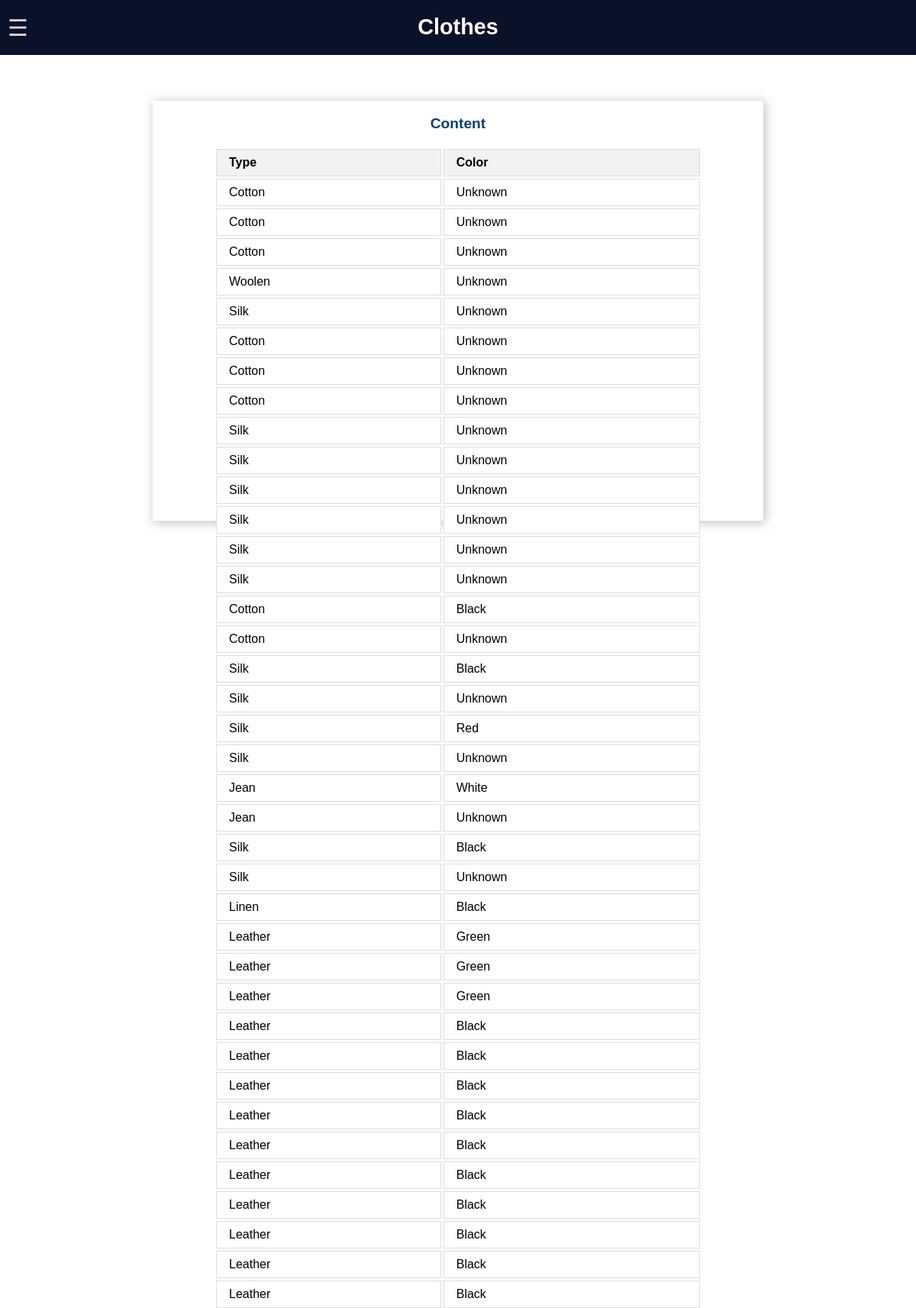
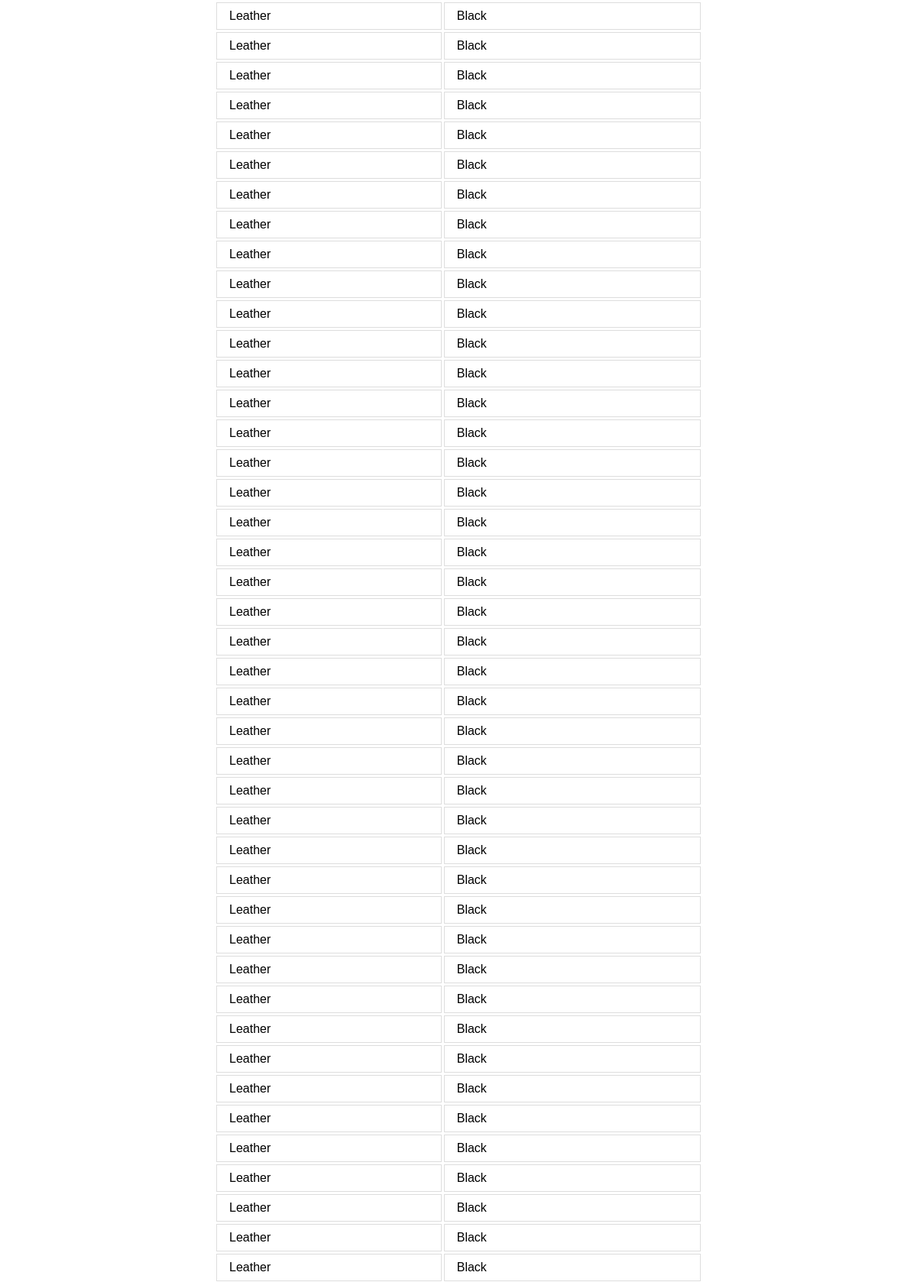
The app's page /content.html (upper part) with its own data (2 pictures, top to bottom).
### tables this page shows
CREATE TABLE ClothType (
    id INTEGER PRIMARY KEY,
    name TEXT,
    recommended_temp_id INTEGER,
    FOREIGN KEY(recommended_temp_id) REFERENCES Temperature(id)
);

CREATE TABLE ClothesColor (
    id INTEGER PRIMARY KEY AUTOINCREMENT,
    color CHAR(15) NOT NULL
);

### laundry_app.py (the view)
@app.route('/content.html')
def display_clothes():
    with sqlite3.connect('washing_db_corrected.sqlite') as conn:
        cursor = conn.cursor()
        clothes = get_table_from_db("Clothes") # conn.execute('SELECT * FROM Clothes').fetchall()
        colors = dict(get_table_from_db("ClothesColor")) # dict(conn.execute('SELECT * FROM ClothesColor').fetchall())
        clothe_types = get_table_from_db("ClothType") #conn.execute('SELECT id, name FROM ClothType').fetchall()
        clothe_types = dict([(i[0], i[1]) for i in clothe_types])
        temp = dict(get_table_from_db("Temperature") ) # dict(conn.execute('SELECT * FROM Temperature').fetchall())
        print("clothes: ", clothes)
        list_to_display = []
        for cloth in clothes:
            temp_list = []
            temp_list.append(clothe_types[int(cloth[1])]) # cloth_type_id
            if cloth[-1] is not None:
                temp_list.append(colors[cloth[-1]]) # cloth_color_id
            else:
                temp_list.append("Unknown")
            list_to_display.append(temp_list)
    return render_template('/content.html', data=list_to_display)

### laundry_app.py (called while the page is built)
def get_table_from_db(table_names, colnames=None):
    desired_tables = []
    with sqlite3.connect('washing_db_corrected.sqlite') as conn:
        cursor = conn.cursor()
        if type(table_names) is not list:
            table_names = re.split(',|_|-|!', table_names.replace(" ",""))
        if type(colnames) is not None and type(colnames) is  list:
            colnames = re.split(',|_|-|!', colnames.replace(" ",""))
        for table_name in table_names:
            if colnames is None:
                query = 'SELECT * FROM ' + table_name
                desired_tables.append(conn.execute(query).fetchall())
            else:
                query = 'SELECT ' + ''.join(colnames) + ' FROM ' + table_name
                desired_tables.append(conn.execute(query).fetchall())
    if len(table_names) == 1:
        return reduce(add, desired_tables)
    else:
        return desired_tables

### templates/content.html (shortened to what this page needs)
<!DOCTYPE html>
<html>
  <head>
    <link rel="stylesheet" type="text/css" href="static/css/style.css" />
    <link
      rel="stylesheet"
      href="https://use.fontawesome.com/releases/v5.7.2/css/all.css"
    />
  </head>
  <body>
    <div class="topnav">
      <h1>Clothes</h1>
      <span style="font-size: 30px; cursor: pointer" onclick="openNav()"
        >&#9776;</span
      >
    </div>
    <div class="content">
      <div class="card-grid">
        <div class="card-list">
        <p class="card-title">Content</p>
        <div id="list" class = "list">
          <table>
            <thead>
              <tr>
                <th>Type</th>
                <th>Color</th>
              </tr>
            </thead>
            <tbody id="clothesData">
				{% for row in data %}
				<tr>
					<td>{{ row[0] }}</td><td> {{ row [1] }}</td>
				</tr>
				{% endfor %}
            </tbody>
          </table>
        </div>
        </div>
        </div>
      </div>
  </body>
</html>

### static/css/style.css (style rules this page uses)
html { font-family: Arial, Helvetica, sans-serif; display: inline-block; text-align: center; }
h1 { font-size: 1.8rem; color: white; }
p { font-size: 1.4rem; }
.topnav { overflow: hidden; background-color: #0a1128; position: relative; }
.topnav h1 { display: inline-block; }
.topnav span { position: absolute; left: 10px; top: 50%; transform: translateY(-50%); color: lightgray; }
body { margin: 0; }
.content { padding: 5%; }
.card-grid { display: flex; justify-content: flex-start; align-items: start; gap: 10px; max-width: 800px; margin: 0 auto; }
.card-list { flex-grow: 1; height: 550px; background-color: white; box-shadow: 2px 2px 12px 1px rgba(140, 140, 140, 0.5); }
.card-title { font-size: 1.2rem; font-weight: bold; color: #034078; }
.list { display: flex; justify-content: center; align-items: top; height: 100%; }
.list table { width: 80%; border-collapse: separate; border-spacing: 3px; }
.list th, .list td { border: 1px solid #ddd; padding: 8px 16px; text-align: left; background-color: #fff; }
.list th { background-color: #f2f2f2; }

### records on screen
ClothType: name "Cotton", row "Unknown", name "Cotton"
ClothType: name "Woolen", row "Unknown"
ClothType: name "Silk", row "Unknown", name "Silk" "Silk" "Silk"
ClothesColor: color "Black" "Black" "Black" "Black" "Black" "Black" "Black" "Black" "Black" "Black" "Black" "Black" "Black" "Black" "Black" "Black" "Black" "Black" "Black" "Black" "Black" "Black" "Black" "Black" "Black" "Black" "Black" "Black" "Black" "Black" "Black" "Black" "Black" "Black" "Black" "Black" "Black" "Black" "Black" "Black" "Black" "Black" "Black" "Black" "Black" "Black" "Black" "Black" "Black" "Black" "Black" "Black" "Black" "Black" "Black" "Black" "Black"
ClothesColor: color "Red"
ClothType: name "Jean", name "Jean", row "Unknown"
ClothesColor: color "White"
ClothType: name "Linen"
ClothType: name "Leather" "Leather" "Leather" "Leather" "Leather" "Leather" "Leather" "Leather" "Leather" "Leather" "Leather" "Leather" "Leather" "Leather" "Leather" "Leather" "Leather" "Leather" "Leather" "Leather" "Leather" "Leather" "Leather" "Leather" "Leather" "Leather" "Leather" "Leather" "Leather" "Leather" "Leather" "Leather" "Leather" "Leather" "Leather" "Leather" "Leather" "Leather" "Leather" "Leather" "Leather" "Leather" "Leather" "Leather" "Leather" "Leather" "Leather" "Leather" "Leather" "Leather" "Leather" "Leather" "Leather" "Leather" "Leather" "Leather"
ClothesColor: color "Green" "Green" "Green"
